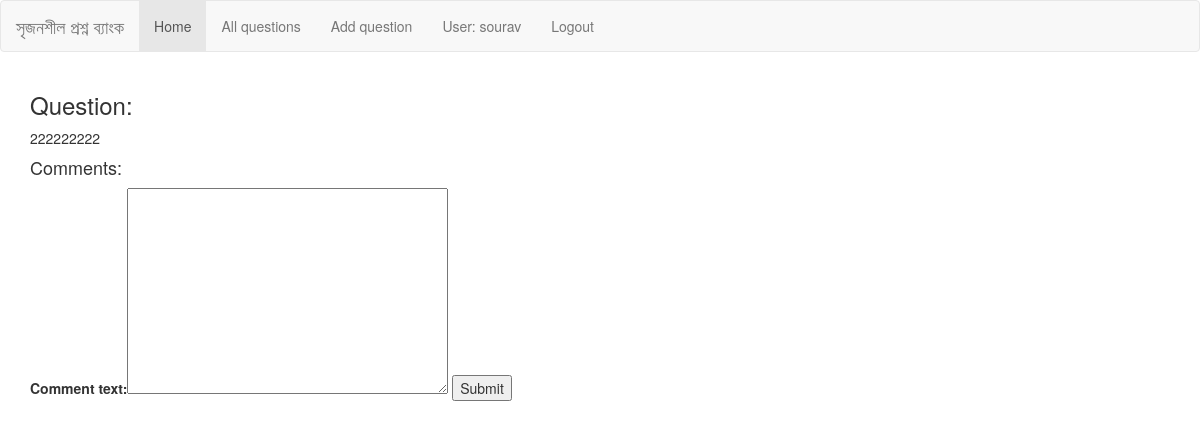
The page /questions/10/ (signed in) on the database as committed earlier.
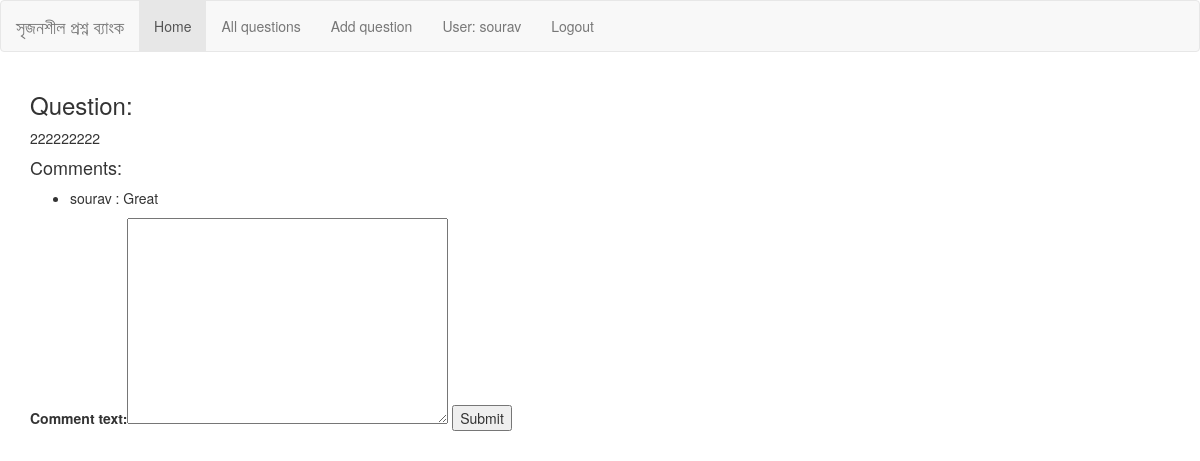
The same page on the database as committed later.
### add_content/models.py (models this page shows, shortened)
class Comment(models.Model):
    comment_text = models.TextField(max_length=100)
    question = models.ForeignKey(
        Question,
        on_delete=models.CASCADE,
        null=True,
    )
    user = models.ForeignKey(
        settings.AUTH_USER_MODEL,
        on_delete=models.CASCADE,
        null=True,
    )
    created_date = models.DateTimeField("Date published")

### add_content/views.py (the view)
# urls.py: path('<int:pk>/', views.get_detail_view_with_comment, name='detail'),
@login_required
def get_detail_view_with_comment(request, pk):
    question = get_object_or_404(Question, pk=pk)
    comment_list = Comment.objects.filter(question=question)
    if request.method == "POST":
        form = CommentForm(request.POST)
        if form.is_valid():
            comment_text = form.cleaned_data['comment_text']
            user = request.user
            comment = Comment(
                comment_text=comment_text,
                question=question,
                user=user,
                created_date=timezone.now()
            )
            comment.save()
    else:
        log_table = LogTable(user=request.user,
                             operation="View post " + str(pk),
                             operation_time=timezone.now(),)
        log_table.save()
    new_form = CommentForm()
    return render(request,
                  'add_content/detail.html',
                  {'form': new_form,
                   'question': question,
                   'comment_list': comment_list
                   }
                  )

### add_content/forms.py
class CommentForm(forms.ModelForm):
    class Meta:
        model = Comment
        fields = ('comment_text',)

### add_content/models.py (called while the page is built)
    def __str__(self):
        return self.question_text

### add_content/templates/add_content/detail.html (shortened to what this page needs)
{% extends "base_generic.html" %}
{% block content %}
<h3>Question:</h3>
<p>
    {{ question }}
</p>
<h4>Comments:</h4>
{% if comment_list %}
        <ul>
        {% for comment in comment_list %}
            <li>{{ comment.user }} : {{ comment.comment_text }}</li>
        {% endfor %}
        </ul>
    {% endif %}
<form action="." method="post">
    {{ form }}
    <input type="submit" value="Submit" />
</form>
{% endblock %}

Rows that differ between the two databases and show on the page:
added Comment: user "sourav", comment_text "Great"
